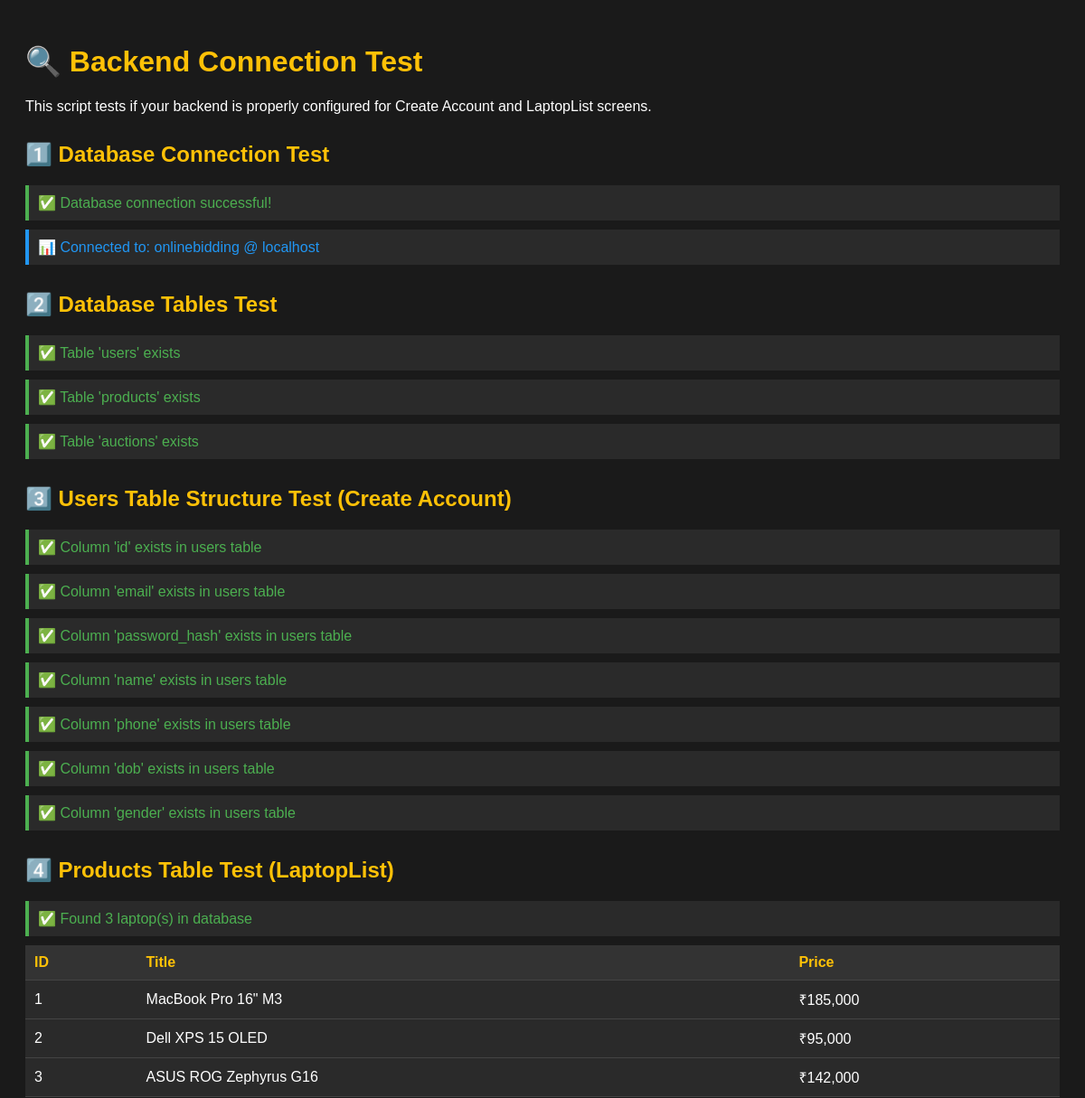
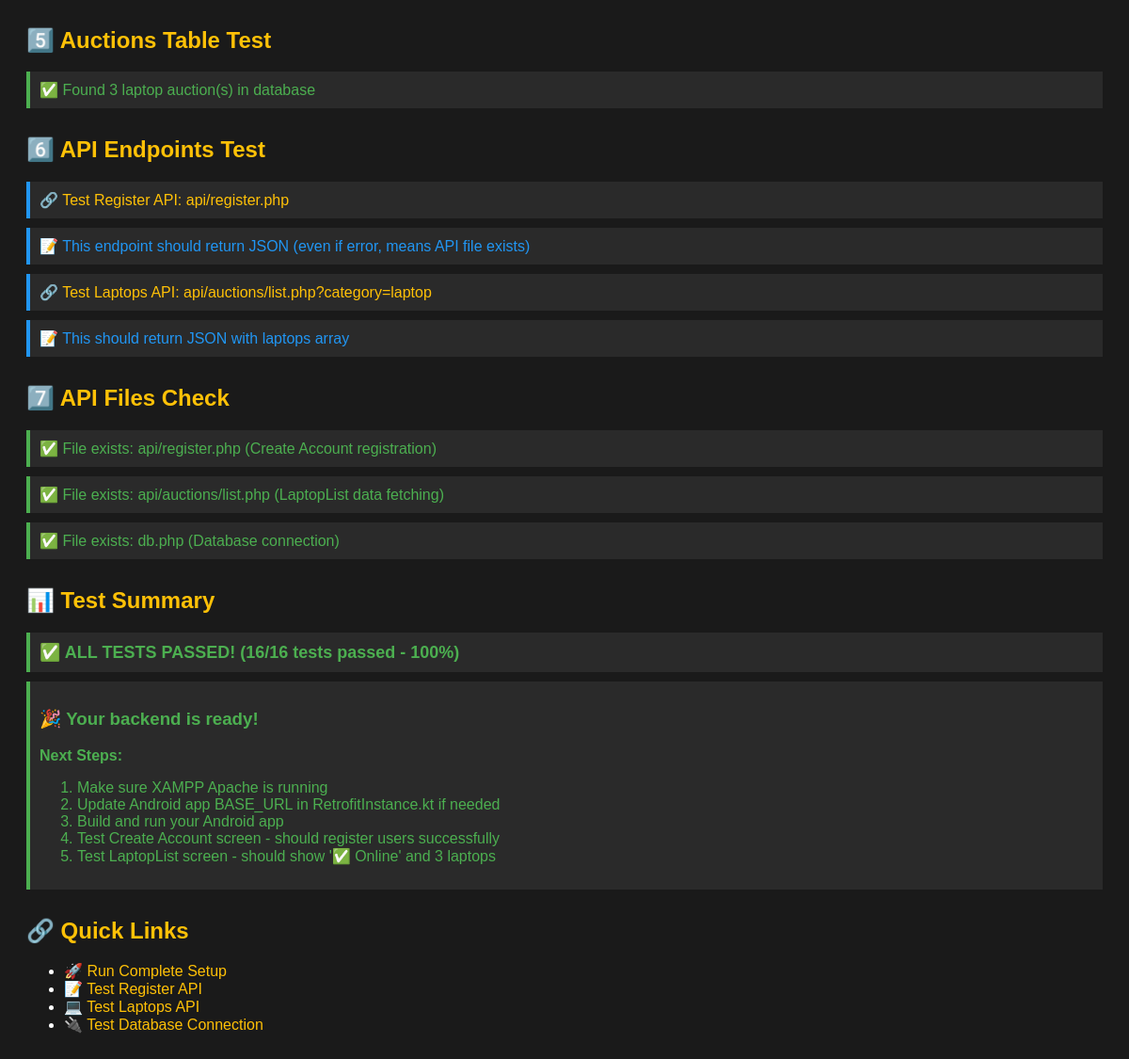
Page /test_backend.php on the committed database (2 pictures, top to bottom).
### tables this page shows
CREATE TABLE IF NOT EXISTS products (
  id INT AUTO_INCREMENT PRIMARY KEY,
  title VARCHAR(255) NOT NULL,
  description TEXT,
  category VARCHAR(50) NOT NULL,
  image_url TEXT,
  specs JSON,
  condition_label VARCHAR(100),
  base_price DECIMAL(12,2) NOT NULL,
  created_at TIMESTAMP DEFAULT CURRENT_TIMESTAMP
);

### test_backend.php (the view, shortened to what this page needs)
<!DOCTYPE html>
<html>
<head>
</head>
<body>
    <h1>🔍 Backend Connection Test</h1>
    <p>This script tests if your backend is properly configured for Create Account and LaptopList screens.</p>
<?php
$db_host = "localhost";
$db_user = "root";
$db_pass = "";
$db_name = "onlinebidding";
$tests_passed = 0;
$tests_failed = 0;
echo "<h2>1️⃣ Database Connection Test</h2>";
try {
    $mysqli = new mysqli($db_host, $db_user, $db_pass, $db_name);
    if ($mysqli->connect_errno) {
        echo "<div class='error'>❌ Database Connection Failed: " . $mysqli->connect_error . "</div>";
        $tests_failed++;
    } else {
        echo "<div class='success'>✅ Database connection successful!</div>";
        echo "<div class='info'>📊 Connected to: $db_name @ $db_host</div>";
        $tests_passed++;
    }
} catch (Exception $e) {
    echo "<div class='error'>❌ Database Connection Exception: " . $e->getMessage() . "</div>";
    $tests_failed++;
    $mysqli = null;
}
if ($mysqli && !$mysqli->connect_errno) {
    echo "<h2>2️⃣ Database Tables Test</h2>";
    $required_tables = ['users', 'products', 'auctions'];
    foreach ($required_tables as $table) {
        $result = $mysqli->query("SHOW TABLES LIKE '$table'");
        if ($result && $result->num_rows > 0) {
            echo "<div class='success'>✅ Table '$table' exists</div>";
            $tests_passed++;
        } else {
            echo "<div class='error'>❌ Table '$table' NOT FOUND</div>";
            echo "<div class='warning'>💡 Solution: Run <a href='setup_complete.php'>setup_complete.php</a></div>";
            $tests_failed++;
        }
    }
    echo "<h2>3️⃣ Users Table Structure Test (Create Account)</h2>";
    $result = $mysqli->query("SHOW COLUMNS FROM users");
    if ($result) {
        $columns = [];
        while ($row = $result->fetch_assoc()) {
            $columns[] = $row['Field'];
        }
        $required_columns = ['id', 'email', 'password_hash', 'name', 'phone', 'dob', 'gender'];
        foreach ($required_columns as $col) {
            if (in_array($col, $columns)) {
                echo "<div class='success'>✅ Column '$col' exists in users table</div>";
                $tests_passed++;
            } else {
                echo "<div class='error'>❌ Column '$col' MISSING in users table</div>";
                $tests_failed++;
            }
        }
    } else {
        echo "<div class='error'>❌ Cannot check users table structure</div>";
        $tests_failed++;
    }
    echo "<h2>4️⃣ Products Table Test (LaptopList)</h2>";
    $result = $mysqli->query("SELECT COUNT(*) as count FROM products WHERE category = 'laptop'");
    if ($result) {
        $row = $result->fetch_assoc();
        $laptop_count = $row['count'];
        if ($laptop_count > 0) {
            echo "<div class='success'>✅ Found $laptop_count laptop(s) in database</div>";
            $tests_passed++;
            $result2 = $mysqli->query("SELECT id, title, base_price FROM products WHERE category = 'laptop' LIMIT 5");
            if ($result2) {
                echo "<table>";
                echo "<tr><th>ID</th><th>Title</th><th>Price</th></tr>";
                while ($row2 = $result2->fetch_assoc()) {
                    echo "<tr><td>{$row2['id']}</td><td>{$row2['title']}</td><td>₹" . number_format($row2['base_price'], 0) . "</td></tr>";
                }
                echo "</table>";
            }
        } else {
            echo "<div class='warning'>⚠️ No laptops found in database</div>";
            echo "<div class='warning'>💡 Solution: Run <a href='setup_complete.php'>setup_complete.php</a> to insert test data</div>";
            $tests_failed++;
        }
    } else {
        echo "<div class='error'>❌ Cannot check products table</div>";
        $tests_failed++;
    }
    echo "<h2>5️⃣ Auctions Table Test</h2>";
    $result = $mysqli->query("SELECT COUNT(*) as count FROM auctions a JOIN products p ON p.id = a.product_id WHERE p.category = 'laptop'");
    if ($result) {
        $row = $result->fetch_assoc();
        $auction_count = $row['count'];
        if ($auction_count > 0) {
            echo "<div class='success'>✅ Found $auction_count laptop auction(s) in database</div>";
            $tests_passed++;
        } else {
            echo "<div class='warning'>⚠️ No laptop auctions found</div>";
            echo "<div class='warning'>💡 Solution: Run <a href='setup_complete.php'>setup_complete.php</a></div>";
            $tests_failed++;
        }
    } else {
        echo "<div class='error'>❌ Cannot check auctions table</div>";
        $tests_failed++;
    }
}
echo "<h2>6️⃣ API Endpoints Test</h2>";
echo "<div class='info'>🔗 <a href='api/register.php' target='_blank'>Test Register API: api/register.php</a></div>";
echo "<div class='info'>📝 This endpoint should return JSON (even if error, means API file exists)</div>";
echo "<div class='info'>🔗 <a href='api/auctions/list.php?category=laptop' target='_blank'>Test Laptops API: api/auctions/list.php?category=laptop</a></div>";
echo "<div class='info'>📝 This should return JSON with laptops array</div>";
echo "<h2>7️⃣ API Files Check</h2>";
$api_files = [
    'api/register.php' => 'Create Account registration',
    'api/auctions/list.php' => 'LaptopList data fetching',
    'db.php' => 'Database connection'
];
foreach ($api_files as $file => $purpose) {
    $file_path = __DIR__ . '/' . $file;
    if (file_exists($file_path)) {
        echo "<div class='success'>✅ File exists: $file ($purpose)</div>";
        $tests_passed++;
    } else {
        echo "<div class='error'>❌ File NOT FOUND: $file ($purpose)</div>";
        $tests_failed++;
    }
}
echo "<h2>📊 Test Summary</h2>";
$total_tests = $tests_passed + $tests_failed;
$success_rate = $total_tests > 0 ? round(($tests_passed / $total_tests) * 100, 1) : 0;
if ($tests_failed == 0) {
    echo "<div class='success' style='font-size: 18px; font-weight: bold;'>";
    echo "✅ ALL TESTS PASSED! ($tests_passed/$total_tests tests passed - $success_rate%)";
    echo "</div>";
    echo "<div class='success'>";
    echo "<h3>🎉 Your backend is ready!</h3>";
    echo "<p><strong>Next Steps:</strong></p>";
    echo "<ol>";
    echo "<li>Make sure XAMPP Apache is running</li>";
    echo "<li>Update Android app BASE_URL in RetrofitInstance.kt if needed</li>";
    echo "<li>Build and run your Android app</li>";
    echo "<li>Test Create Account screen - should register users successfully</li>";
    echo "<li>Test LaptopList screen - should show '✅ Online' and 3 laptops</li>";
    echo "</ol>";
    echo "</div>";
}
?>
    <h2>🔗 Quick Links</h2>
    <ul>
        <li><a href="setup_complete.php">🚀 Run Complete Setup</a></li>
        <li><a href="api/register.php">📝 Test Register API</a></li>
        <li><a href="api/auctions/list.php?category=laptop">💻 Test Laptops API</a></li>
        <li><a href="test_connection.php">🔌 Test Database Connection</a></li>
    </ul>
</body>
</html>

### test_backend.php (style rules this page uses)
body { font-family: Arial, sans-serif; padding: 20px; background: #1a1a1a; color: #fff; }
.success { color: #4CAF50; padding: 10px; background: #2a2a2a; margin: 10px 0; border-left: 4px solid #4CAF50; }
.info { color: #2196F3; padding: 10px; background: #2a2a2a; margin: 10px 0; border-left: 4px solid #2196F3; }
h1 { color: #FFC107; }
h2 { color: #FFC107; margin-top: 30px; }
a { color: #FFC107; text-decoration: none; }
table { width: 100%; border-collapse: collapse; margin: 10px 0; background: #2a2a2a; }
th, td { padding: 10px; text-align: left; border-bottom: 1px solid #444; }
th { background: #333; color: #FFC107; }

### rows in the picture
products: id "1", title "MacBook Pro 16\" M3", base_price "185,000"
products: id "2", title "Dell XPS 15 OLED", base_price "95,000"
products: id "3", title "ASUS ROG Zephyrus G16", base_price "142,000"

### other values in the picture
$db_name "onlinebidding"
$db_host "localhost"
$table "users"
$table "products"
$table "auctions"
$col "id"
$col "email"
$col "password_hash"
$col "name"
$col "phone"
$col "dob"
$col "gender"
$laptop_count "3"
$auction_count "3"
$file "api/register.php"
